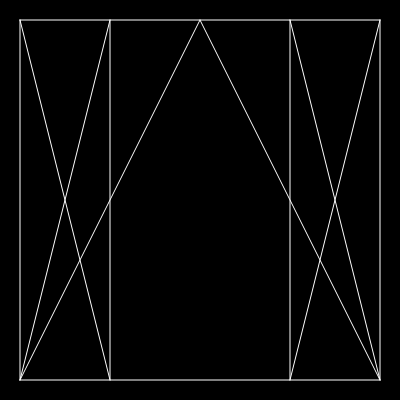
Frame 1 (no input)
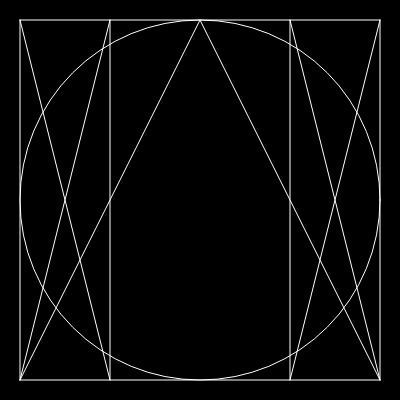
Frame 60 (no input)
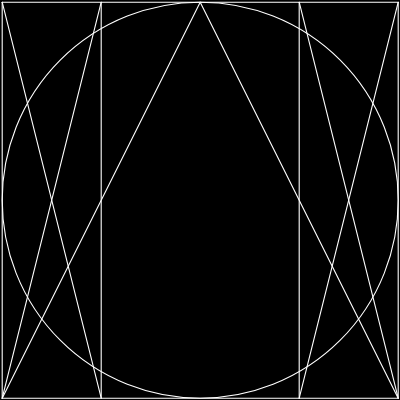
Frame 120 (the mouse pressed at the canvas centre since frame 60)

The p5.js sketch that drew these frames (run headless with seeded random() and noise() and a simulated clock; from frame 60 on, the mouse is pressed at the canvas centre):

// p5.js sketch
// ── sketch.js
//Author @Ethan Judice
//https://massmoca.org/event/walldrawing295/
function setup() {
  createCanvas(400,400);
  
}

  
function draw() {
  background('black');
  fill('black');

  if(mouseIsPressed){
    scale(1.1);
    translate(-18, -18);
  }

  //inner circle
  circle(200, 200, 360);
  stroke("white")
  //outer square
  line(20, 20, 20, 380);
  line(20, 380, 380, 380);
  line(380, 380, 380, 20);
  line(380, 20, 20, 20);
  //inner lines
  line(380, 380, 290, 20);
  line(380, 380, 200, 20);
  line(380, 20, 290, 380);
  line(290, 20, 290, 380);
  line(20, 380, 110, 20);
  line(20, 380, 200, 20);
  line(20, 20, 110, 380);
  line(110, 20, 110, 380);
  
} 
